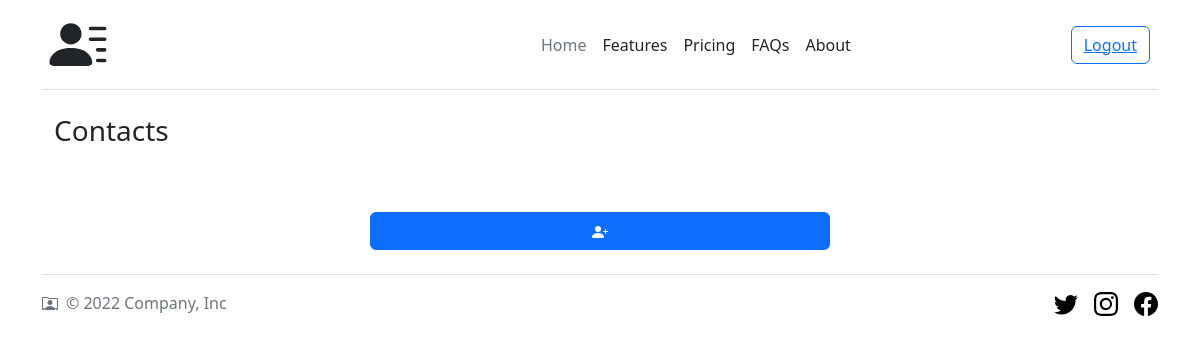
The app's page / (signed in), older data.
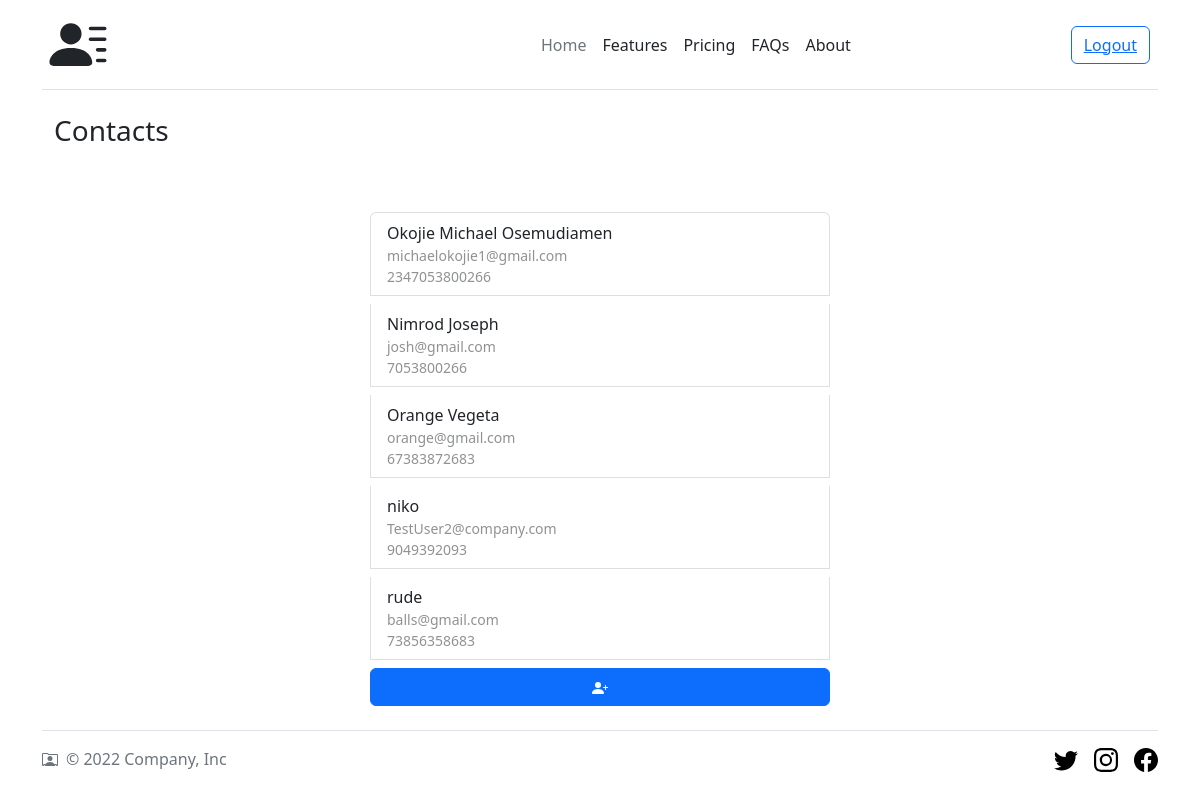
The same page, newer data.
### contact/models.py (models this page shows, shortened)
class Contact(models.Model):
    user = models.ForeignKey(User, on_delete=models.CASCADE, null=True, blank=True)
    name = models.CharField(max_length=50)
    phone_number = models.CharField(max_length=15)
    email = models.EmailField()

### contact/views.py (the view)
# urls.py: path('', ContactListView.as_view(), name='contacts'),
class ContactListView(LoginRequiredMixin, ListView):
    template_name = 'home.html'
    model = Contact
    context_object_name = 'contacts'
    queryset = Contact.objects.all()
    def get_context_data(self, **kwargs):
        context = super().get_context_data(**kwargs)
        context['contacts'] = context['contacts'].filter(user=self.request.user)
        return context

### contact/templates/home.html (shortened to what this page needs)
{% extends 'base.html' %}
{% block content %}
<div class="container-sm">
    <div class="container">
        <h3>Contacts</h3>
    </div>
    <div class="list-group list-group-checkable d-grid gap-2 border-0 w-auto">
        {% for contact in contacts %}
        <a href="{% url 'detail' contact.id %}" class="list-group-item list-group-item-action " aria-current="true">
            {{ contact.name }}
            <span class="d-block small opacity-50">{{contact.email}}</span>
            <span class="d-block small opacity-50">{{contact.phone_number}}</span>
        </a>
        {% endfor %}
        <a class="btn btn-primary" href="{% url 'create' %}" role="button">
        </a>
    </div>
</div>
{% endblock content %}

Row changes from the older to the newer data that the page shows:
now on this page (row edited): Contact: name "Okojie Michael Osemudiamen", email "michaelokojie1@gmail.com", phone_number "2347053800266"
now on this page (row edited): Contact: name "Nimrod Joseph", email "josh@gmail.com", phone_number "7053800266"
now on this page (row edited): Contact: name "Orange Vegeta", email "orange@gmail.com", phone_number "67383872683"
added Contact: name "niko", email "TestUser2@company.com", phone_number "9049392093"
added Contact: name "rude", email "balls@gmail.com", phone_number "73856358683"
